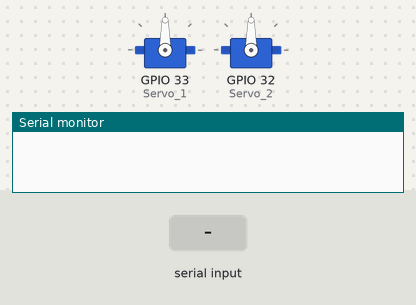
The program below on a simulated ESP32. Shown: 2 × servo, the last lines printed to the serial monitor. The inputs (shaded band) are chosen by the test bench. Nothing arrives over Bluetooth unless stated.

Above: at 1.2 s.
1.3 s: "90,45\n" received over the second serial link
At 1.7 s:
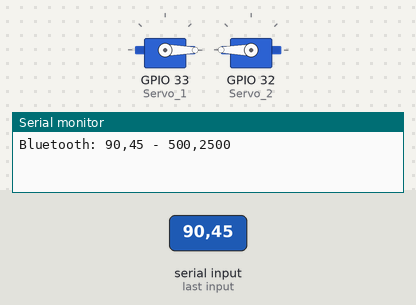
2.8 s: "5\n" received over the second serial link
4.3 s: "1,90,45\n" received over the second serial link
Timing chart, 0 to 7.3 s (numbered marks = the images above; inputs shaded):
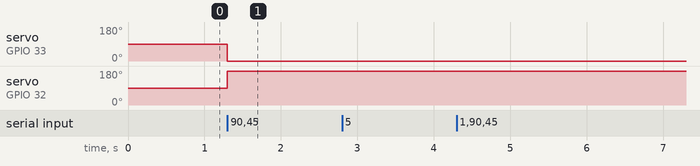

Measured:
- after the input at 1.3 s, servo on GPIO 33 (Servo_1): 90° → 0° at once; servo on GPIO 32 (Servo_2): 90° → 180° at once

The program:

main.cpp
```cpp
#include "BluetoothSerial.h"
#include "ESP32Servo.h"

BluetoothSerial Bluetooth;
Servo Servo_1, Servo_2;
// 98:da:50:01:9f:7d - MAC address my device
uint8_t mac_address[] = {0x98,0xda,0x50,0x01,0x9f,0x7d};

void setup() {
  Serial.begin(115200);
  Bluetooth.begin("ESP32test", true);
  Bluetooth.connect(mac_address);
  Servo_1.attach(33);
  Servo_2.attach(32);
}

void loop() {
  int data_L = 1500, data_R = 1500;
  if (!Bluetooth.hasClient()) {
    Serial.println("Bluetooth connection . . .");
    Bluetooth.connect(mac_address);
  }
  if (Bluetooth.available()) {
    String data = Bluetooth.readStringUntil('\n');
    data_L = data.substring(0, data.indexOf(',')).toInt();
    data_R = data.substring(data.indexOf(',') + 1).toInt();
    data_L = map(data_L, 0, 65535, 500, 2500);
    data_R = map(data_R, 0, 65535, 2500, 500);
    if (data_L <=1600 && data_L >=1400) data_L = 1500;
    else if (data_L >= 2400) data_L = 2500;
    else if (data_L <= 600) data_L = 500;
    if (data_R <=1600 && data_R >=1400) data_R = 1500;
    else if (data_R >= 2400) data_R = 2500;
    else if (data_R <= 600) data_R = 500;
    if (!Bluetooth.hasClient()) {
      data_L = 1500;
      data_R = 1500;
    }
    Servo_1.writeMicroseconds(data_L);
    Servo_2.writeMicroseconds(data_R);
    Serial.println("Bluetooth: " + data + " - "+ data_L +","+ data_R);
  }
}
```
